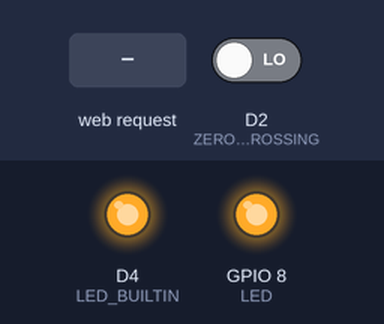
Bench run of a sketch on a simulated ESP8266 (NodeMCU). Shown: output pins drawn as LEDs (lit = HIGH, except the on-board LED, lit = LOW). Inputs (shaded band) come from the test bench; at power-on: D2 (ZERO_CROSSING) LOW. WiFi joins after 1.5 s; servers stay silent unless stated; what the sketch prints to the serial monitor is not drawn.

Above: at 5.7 s.
5.8 s: HTTP request GET /LED_BUILTIN_on received
At 6.4 s:
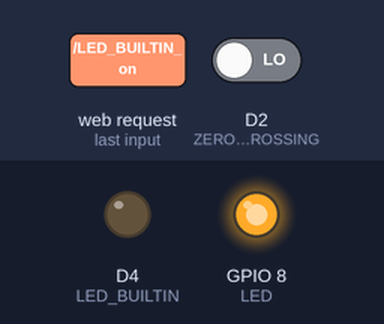
7.3 s: HTTP request GET /LED_off received
At 8.5 s:
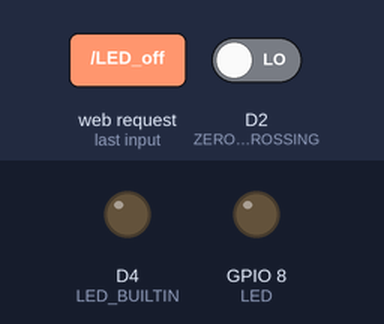
8.8 s: HTTP request GET /ChangeSpeed received
At 9.9 s:
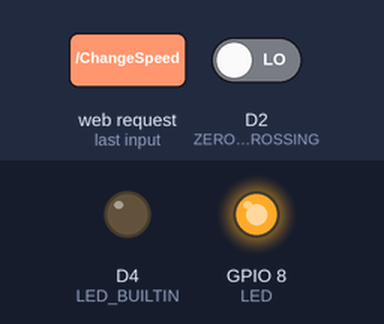
Timing chart, 0 to 11.8 s (numbered marks = the images above; inputs shaded):
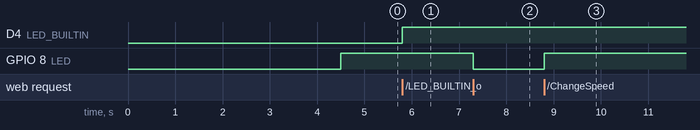

The sketch:

WIFI_module_fan_control_code.ino
```cpp
#include <ESP8266WiFi.h>
#include <WiFiClient.h>
#include <ESP8266WebServer.h>
#define LED D3
#define ZERO_CROSSING D2
float passval;
int IRSensor = 2; // connect ir sensor to arduino pin 2
int LED = 8;
/* Set these to your desired credentials. */
const char *ssid = ""; //Enter your WIFI ssid
const char *password = ""; //Enter your WIFI password
ESP8266WebServer server(80);
void handleRoot()   {
server.send(200, "text/html", "<form action=\"/LED_BUILTIN_on\" method=\"get\" id=\"form1\"></form><button type=\"submit\" form=\"form1\" value=\"On\">Bulb_On</button><form action=\"/LED_BUILTIN_off\" method=\"get\" id=\"form2\"></form><button type=\"submit\" form=\"form2\" value=\"Off\">Bulb_Off</button><form action=\"/LED_off\" method=\"get\" id=\"form3\"></form><button type=\"submit\" form=\"form3\" value=\"Off\">Fan_Off</button><form action=\"/LED_on_LOW\" method=\"get\" id=\"form4\"></form><button type=\"submit\" form=\"form4\" value=\"On\">Fan_Low</button><form action=\"/LED_on_MED\" method=\"get\" id=\"form5\"></form><button type=\"submit\" form=\"form5\" value=\"On\">Fan_Med</button><form action=\"/LED_on_HIGH\" method=\"get\" id=\"form6\"></form><button type=\"submit\" form=\"form6\" value=\"On\">Fan_High</button>");
}
void handleSave() {
 if (server.arg("pass") != "") {
   Serial.println(server.arg("pass"));
 }
}
void setupWifi(){
 Serial.println();
 Serial.print("Configuring access point...");
 WiFi.begin(ssid, password);
 while (WiFi.status() != WL_CONNECTED) {
   delay(500);
   Serial.print(".");
 }
 Serial.println("");
 Serial.println("WiFi connected to");
 Serial.print(ssid);
 Serial.println("IP address: ");
 Serial.println(WiFi.localIP());

}

void serverHandler(){
  server.on ( "/", handleRoot );
 server.on ("/save", handleSave);
 server.begin();
 Serial.println ( "HTTP server started" );
 server.on("/LED_BUILTIN_on", []() {
   digitalWrite(LED_BUILTIN, HIGH);
   Serial.println(server.args());
   handleRoot();
   server.send(200, "text/plain", "Success");
 });
 server.on("/LED_BUILTIN_off", []() {
   digitalWrite(LED_BUILTIN, LOW);
   Serial.println("off");
   handleRoot();
 });

 server.on("/ChangeSpeed", []() {
  passval =server.arg(0).toFloat();
   Serial.println(passval);
   server.send(200, "text/plain", "Success");
//   handleRoot();
 });
// server.on("/LED_on", []() {
//   digitalWrite(LED, HIGH);
//   Serial.println("on");
//   handleRoot();
// });
 server.on("/LED_off", []() {
   digitalWrite(LED, LOW);
   passval = 9.5;
   Serial.println("Fan off");
   handleRoot();
 });
  server.on("/LED_on_LOW", []() {
   passval = 6;
   Serial.println("passval = 5");
   handleRoot();
 });
 server.on("/LED_on_MED", []() {
   passval = 5;
   Serial.println("passval = 2.5");
   handleRoot();
 });
 server.on("/LED_on_HIGH", []() {
  //digitalWrite(LED, HIGH);
   passval = 0;
   Serial.println("passval = 0");
   handleRoot();
 });
}
void setup() {
 pinMode(ZERO_CROSSING,INPUT);
 pinMode(LED,OUTPUT);
 pinMode(LED_BUILTIN, OUTPUT);
 delay(3000);
 Serial.begin(115200);
 setupWifi();
 serverHandler();
}

void loop() {
server.handleClient();
int senVal = digitalRead(ZERO_CROSSING);

if(passval == 0)
digitalWrite(LED,HIGH);

if(passval != 0)
{
if(senVal == HIGH)
{
//Serial.println(senVal);
digitalWrite(LED,LOW);
delay(passval);
digitalWrite(LED,HIGH);
delay(10-passval);
}
}
}
```

Measured:
- after the input at 5.8 s, D4 (LED_BUILTIN): LOW → HIGH at once
- after the input at 7.3 s, GPIO 8 (LED): HIGH → LOW at once
- after the input at 8.8 s, GPIO 8 (LED): LOW → HIGH at once
